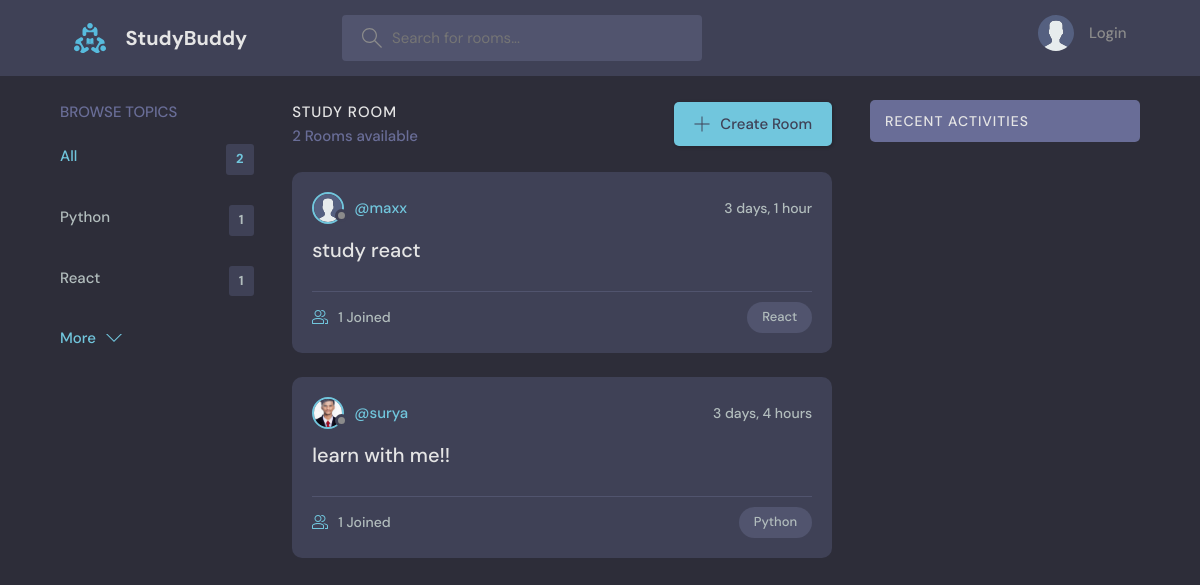
Before: / with the older database file.
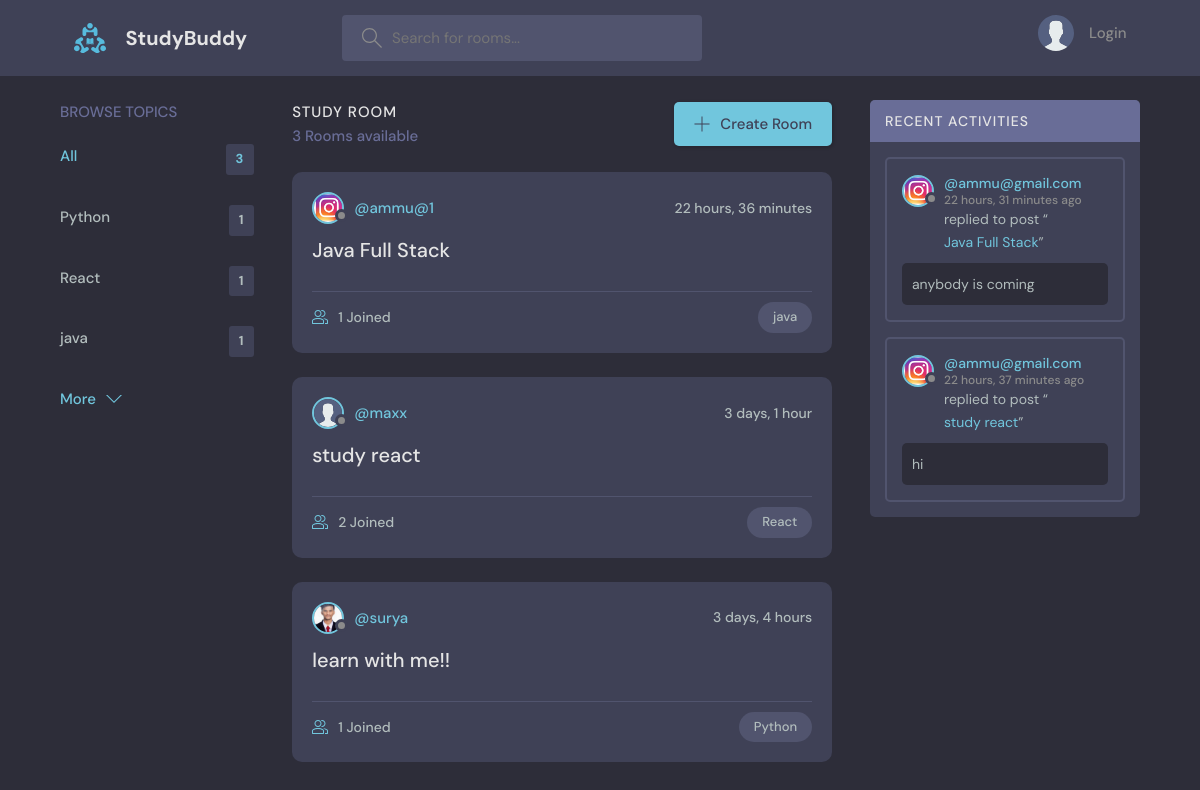
After: the same page with the newer database file.
### base/models.py (models this page shows, shortened)
class Topic(models.Model):
    name = models.CharField(max_length=200)

class Room(models.Model):
    user = models.ForeignKey(User, on_delete=models.SET_NULL, null=True)
    topic = models.ForeignKey(Topic, on_delete=models.SET_NULL, null=True)
    name = models.CharField(max_length=200)
    participants = models.ManyToManyField(User, related_name='participants', blank=True)
    description = models.TextField(null=True,blank=True)
    updated = models.DateTimeField(auto_now=True)
    created = models.DateTimeField(auto_now_add=True)
    class Meta:
        ordering = ['-updated', '-created']
    def __str__(self):
        return self.name

class User(AbstractUser):
    name = models.CharField(max_length=200,null=True)
    email = models.EmailField(unique=True, null=True)
    bio = models.TextField(null=True)
    avatar = models.ImageField(null=True, default="avatar.svg")
    USERNAME_FIELD = 'email'
    REQUIRED_FIELDS = []

class Message(models.Model):
    user = models.ForeignKey(User, on_delete=models.CASCADE)
    room = models.ForeignKey(Room, on_delete=models.CASCADE)
    body = models.TextField()
    updated = models.DateTimeField(auto_now=True)
    created = models.DateTimeField(auto_now_add=True)
    class Meta:
        ordering = ['-updated', '-created']

### base/views.py (the view)
# urls.py: path('',views.home, name="Home"),
def home(request):
    q = request.GET.get('q') if request.GET.get('q') != None else ''
    rooms = Room.objects.filter(
        Q(topic__name__icontains = q) |
        Q(name__icontains = q) |
        Q(description__icontains = q)
                                )
    topics = Topic.objects.all()[0:4]
    rooms_count = rooms.count()
    room_message = Message.objects.filter(Q(room__topic__name__icontains=q))
    context = {'rooms':rooms,'topics':topics,'rooms_count':rooms_count,'room_message':room_message}
    return render(request, 'base/home.html',context)

### base/templates/base/home.html
{% extends 'main.html' %}
{% block content %}
    <main class="layout layout--3">
      <div class="container">
        {% include 'base/topic_components.html' %}
        {% include 'base/feed_components.html' %}
        {% include 'base/Activity_component.html' %}
      </div>
    </main>
{% endblock %}

### base/templates/base/topic_components.html
<div class="topics">
    <div class="topics__header">
      <h2>Browse Topics</h2>
    </div>
    <ul class="topics__list">
      <li>
        <a href="{% url 'Home' %}" class="active">All <span>{{topics.count}}</span></a>
      </li>
      {% for topic in topics %}
      <li>
        <a href="{% url 'Home' %}?q={{topic.name}}">{{topic.name}}<span>{{topic.room_set.all.count}}</span></a>
      </li>
      {% endfor %}
    </ul>
    <a class="btn btn--link" href="{% url 'Topics' %}">
      More
      <svg version="1.1" xmlns="http://www.w3.org/2000/svg" width="32" height="32" viewBox="0 0 32 32">
        <title>chevron-down</title>
        <path d="M16 21l-13-13h-3l16 16 16-16h-3l-13 13z"></path>
      </svg>
    </a>
  </div>

### base/templates/base/feed_components.html (shortened to what this page needs)
<div class="roomList">
    <div class="roomList__header">
      <div>
        <h2>Study Room</h2>
        <p>{{rooms.count}} Rooms available</p>
      </div>
      {% if request.user == user %}
      <a class="btn btn--main" href="{% url 'Room_create' %}">
        <svg version="1.1" xmlns="http://www.w3.org/2000/svg" width="32" height="32" viewBox="0 0 32 32">
          <title>add</title>
          <path
            d="M16.943 0.943h-1.885v14.115h-14.115v1.885h14.115v14.115h1.885v-14.115h14.115v-1.885h-14.115v-14.115z"
          ></path>
        </svg>
        Create Room
      </a>
      {% endif %}
    </div>
    {% for room in rooms %}
    <div class="roomListRoom">
      <div class="roomListRoom__header">
        <a href="{% url 'profile' room.user.id %}" class="roomListRoom__author">
          <div class="avatar avatar--small">
            <img src="{{room.user.avatar.url}}" />
          </div>
          <span>@{{room.user.username}}</span>
        </a>
        <div class="roomListRoom__actions">
          <span>{{room.created|timesince}}</span>
        </div>
      </div>
      <div class="roomListRoom__content">
        <a href="{% url 'room' room.id %}">{{room.name}}</a>
      </div>
      <div class="roomListRoom__meta">
        <a href="{% url 'room' room.id %}" class="roomListRoom__joined">
          {{room.participants.all.count}} Joined
        </a>
        <p class="roomListRoom__topic">{{room.topic.name}}</p>
      </div>
    </div>
    {% endfor %}
  </div>

### base/templates/base/Activity_component.html (shortened to what this page needs)
<div class="activities">
    <div class="activities__header">
      <h2>Recent Activities</h2>
    </div>
    {% for message in room_message %}
    <div class="activities__box">
      <div class="activities__boxHeader roomListRoom__header">
        <a href="{% url 'profile' message.user.id %}" class="roomListRoom__author">
          <div class="avatar avatar--small">
            <img src="{{message.user.avatar.url}}" />
          </div>
          <p>
            @{{message.user}}
            <span>{{message.created|timesince}} ago</span>
          </p>
        </a>
      </div>
      <div class="activities__boxContent">
        <p>replied to post “<a href="{% url 'room' message.room.id %}">{{message.room}}</a>”</p>
        <div class="activities__boxRoomContent">
         {{message.body}}
        </div>
      </div>
    </div>
    {% endfor %}
  </div>

Changed rows visible on the page:
added Topic: name "java", room_set.all.count "1"
added Room: user.avatar (picture), user.username "ammu@1", created "22 hours, 36 minutes", name "Java Full Stack", participants.all.count "1", topic.name "java"
computed for Room "study react": participants.all.count "1" → "2"
added Message: user.avatar (picture), user "ammu@gmail.com", created "22 hours, 31 minutes", room "Java Full Stack", body "anybody is coming"
added Message: user.avatar (picture), user "ammu@gmail.com", created "22 hours, 37 minutes", room "study react", body "hi"
Other visible differences:
{{ topics.count }}: "2" → "3"
{{ rooms.count }}: "2" → "3"
